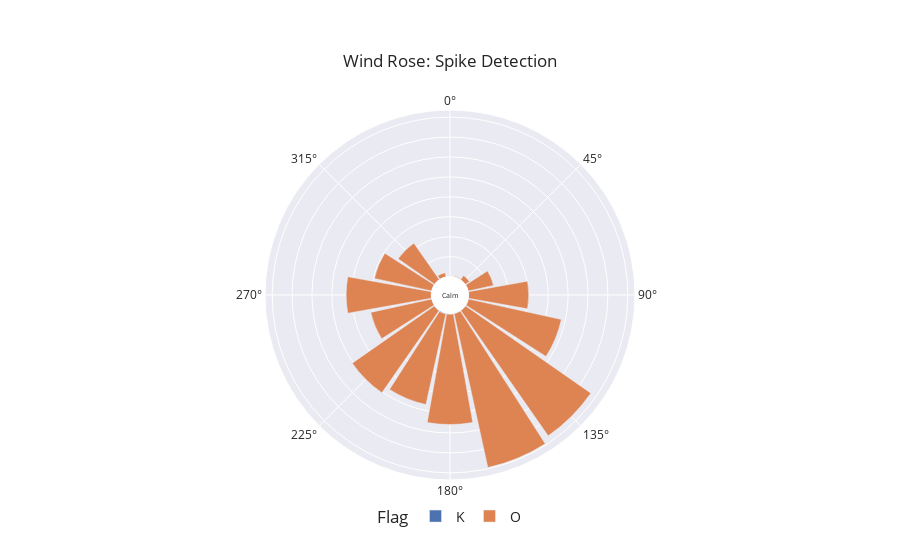

The cell this chart's notebook holds for it:
### Markdown cell above
![picture](sites/TAUR.jpg)

### Code cell
# FELR Rathaus Gemeinde Feldkirchen
df_site = extract_site_data(df=df, dates = dates, site_name="FELR")

plot_wind_rose(df_site, column="Flag")

### Figure 1 — Plotly figure (JSON) as saved in the notebook; plotly's stock layout.template omitted (floating-point values rounded to 4 significant figures)
{"data": [{"hovertemplate": "Flag=K<br>len=%{r}<br>cardinal_direction=%{theta}<extra></extra>", "legendgroup": "K", "marker": {"color": "rgb(76,114,176)", "pattern": {"shape": ""}}, "name": "K", "r": [100, 7, 103, 104, 1, 195, 156, 125, 172, 53, 18, 255, 156, 67], "showlegend": true, "subplot": "polar", "theta": [315, 67.5, 270, 292.5, 45, 225, 135, 112.5, 180, 247.5, 337.5, 202.5, 157.5, 90], "type": "barpolar"}, {"hovertemplate": "Flag=O<br>len=%{r}<br>cardinal_direction=%{theta}<extra></extra>", "legendgroup": "O", "marker": {"color": "rgb(221,132,82)", "pattern": {"shape": ""}}, "name": "O", "r": [15067, 39551, 23849, 67, 38292, 6535, 11120, 15661, 241, 1293, 1052, 14676, 23267, 21315, 27697, 25072], "showlegend": true, "subplot": "polar", "theta": [90, 157.5, 112.5, 0, 135, 67.5, 315, 247.5, 22.5, 45, 337.5, 292.5, 202.5, 270, 180, 225], "type": "barpolar"}], "layout": {"annotations": [{"font": {"size": 7}, "showarrow": false, "text": "Calm", "x": 0.5, "y": 0.5}], "barmode": "relative", "legend": {"font": {"size": 14}, "orientation": "h", "title": {"text": "Flag"}, "tracegroupgap": 0, "x": 0.5, "xanchor": "center", "y": -0.1, "yanchor": "middle"}, "margin": {"t": 110}, "polar": {"angularaxis": {"direction": "clockwise", "rotation": 90}, "domain": {"x": [0, 1], "y": [0, 1]}, "hole": 0.1, "radialaxis": {"linewidth": 0, "showticklabels": false, "ticks": ""}}, "title": {"text": "Wind Rose: Spike Detection", "xanchor": "center", "yanchor": "top"}}}
